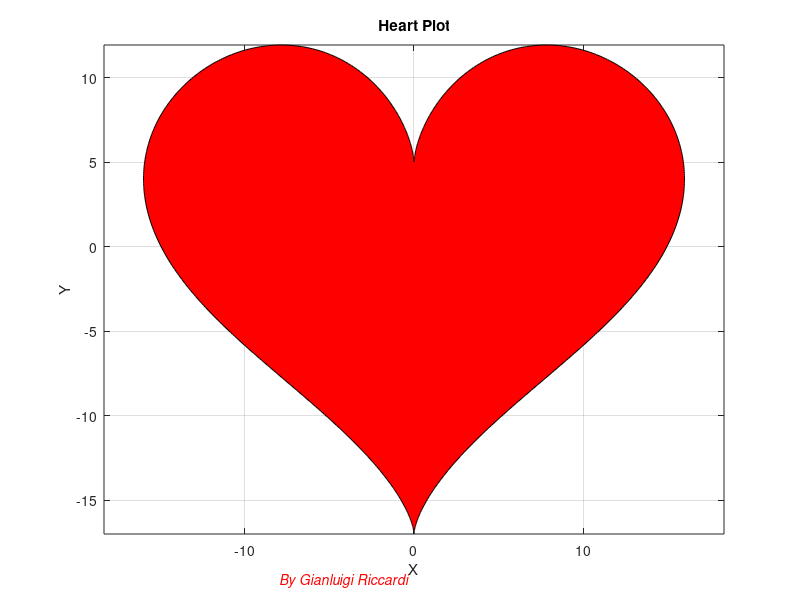

Here is the MATLAB script that generated this plot:
% Parametric coordinates of the heart
t = linspace(0, 2*pi, 1000);
x = 16*sin(t).^3;
y = 13*cos(t) - 5*cos(2*t) - 2*cos(3*t) - cos(4*t);

% Plot
figure('Color', 'w');
plot(x, y, 'r', 'LineWidth', 2)
fill(x, y, 'r')  % Red fill
grid on
axis equal
xlabel('X')
ylabel('Y')
title('Heart Plot')
set(gca, 'FontSize', 10)

% Signature in red
annotation('textbox', [0.35, 0.02, 0.3, 0.05], ...
    'String', 'By Gianluigi Riccardi', ...
    'FontSize', 10, ...
    'FontAngle', 'italic', ...
    'HorizontalAlignment', 'center', ...
    'EdgeColor', 'none', ...
    'Color', 'red')
